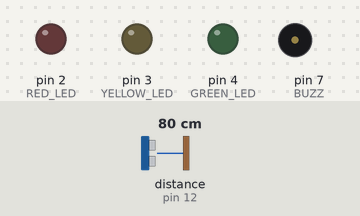
Recording of a sketch running on a simulated Arduino Uno, built with avr-gcc and run on an emulated ATmega328P. Parts: output pins drawn as LEDs (lit = HIGH), buzzer (waves = sounding, pin HIGH). Dashed ring = blinking. Inputs (shaded band) come from the test bench; at power-on: distance to the obstacle (sensor on pin 12) 80 cm. The echo pulse lasts 58.3 µs per cm.

Above: at 1.2 s.
1.3 s: distance to the obstacle (sensor on pin 12) set to 44 cm
2.8 s: distance to the obstacle (sensor on pin 12) set to 37 cm
At 3.4 s:
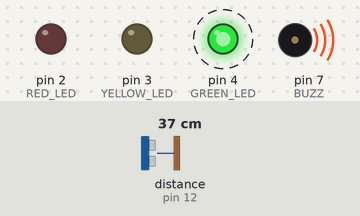
5.8 s: distance to the obstacle (sensor on pin 12) set to 33 cm
7.3 s: distance to the obstacle (sensor on pin 12) set to 27 cm
At 7.7 s:
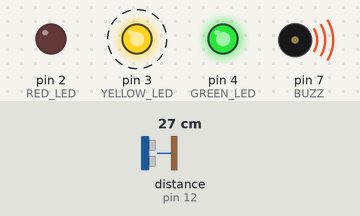
10.3 s: distance to the obstacle (sensor on pin 12) set to 22 cm
13.3 s: distance to the obstacle (sensor on pin 12) set to 19 cm
At 13.47 s:
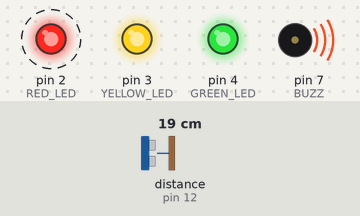
Timing chart, 0 to 17.3 s (numbered marks = the images above; inputs shaded):
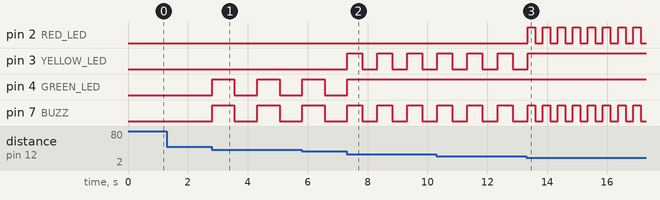

Measured:
- the behaviour switches between 41 and 40 cm on distance to the obstacle (sensor on pin 12) (found by bisection; images 0 and 1)
- the behaviour switches between 31 and 30 cm on distance to the obstacle (sensor on pin 12) (found by bisection; images 1 and 2)
- the behaviour switches between 21 and 20 cm on distance to the obstacle (sensor on pin 12) (found by bisection; images 2 and 3)
- after the input at 1.3 s, every drawn part: stays the same
- after the input at 2.8 s, pin 4 (GREEN_LED), pin 7 (BUZZ): alternates HIGH for 0.75 s and LOW for 0.76 s, starting at once
- after the input at 7.3 s, pin 3 (YELLOW_LED): alternates HIGH for 0.50 s and LOW for 0.50 s, starting at once; pin 4 (GREEN_LED): goes on until 7.3 s, then stays HIGH; pin 7 (BUZZ): alternates HIGH for 0.50 s and LOW for 0.50 s, starting after 0.52 s
- after the input at 13.3 s, pin 2 (RED_LED): alternates HIGH for 0.25 s and LOW for 0.25 s, starting after 0.05 s; pin 3 (YELLOW_LED): goes on until 13.3 s, then stays HIGH; pin 7 (BUZZ): alternates HIGH for 0.25 s and LOW for 0.25 s, starting after 0.30 s

The sketch:

ParkingSensor.ino
```cpp
#include <hcsr04.h>

#define TRIG_PIN 11
#define ECHO_PIN 12
#define GREEN_LED 4
#define YELLOW_LED 3
#define RED_LED 2
#define BUZZ 7

HCSR04 sensor(TRIG_PIN, ECHO_PIN, 20, 4000);

void setup(){
    pinMode(GREEN_LED, OUTPUT);
    pinMode(YELLOW_LED, OUTPUT);
    pinMode(RED_LED, OUTPUT);
    pinMode(BUZZ, OUTPUT);
    Serial.begin(9600);
}

void loop() {
  int dist = sensor.distanceInMillimeters();
  if(dist <= 100)
  {
    dist = sensor.distanceInMillimeters();
    digitalWrite(BUZZ, HIGH);
    digitalWrite(GREEN_LED, HIGH);
    digitalWrite(YELLOW_LED, HIGH);
    digitalWrite(RED_LED, HIGH);
    delay(1000);
  }
  else if(dist > 100 && dist <= 200)
  {
    dist = sensor.distanceInMillimeters();
    digitalWrite(BUZZ, HIGH);
    digitalWrite(GREEN_LED, HIGH);
    digitalWrite(YELLOW_LED, HIGH);
    digitalWrite(RED_LED, HIGH);
    delay(250);
    digitalWrite(BUZZ, LOW);
    digitalWrite(RED_LED, LOW);
    delay(250);
  }
  else if(dist > 200 && dist <= 300)
  {
    dist = sensor.distanceInMillimeters();
    digitalWrite(BUZZ, HIGH);
    digitalWrite(GREEN_LED, HIGH);
    digitalWrite(YELLOW_LED, HIGH);
    digitalWrite(RED_LED, LOW);
    delay(500);
    digitalWrite(BUZZ, LOW);
    digitalWrite(YELLOW_LED, LOW);
    delay(500);
  }
   else if(dist > 300 && dist <= 400)
  {
    dist = sensor.distanceInMillimeters();
    digitalWrite(BUZZ, HIGH);
    digitalWrite(GREEN_LED, HIGH);
    digitalWrite(YELLOW_LED, LOW);
    digitalWrite(RED_LED, LOW);
    delay(750);
    digitalWrite(BUZZ, LOW);
    digitalWrite(GREEN_LED, LOW);
    delay(750);
  }
    digitalWrite(BUZZ, LOW);
    digitalWrite(GREEN_LED, LOW);
    digitalWrite(YELLOW_LED, LOW);
    digitalWrite(RED_LED, LOW);
}
```
